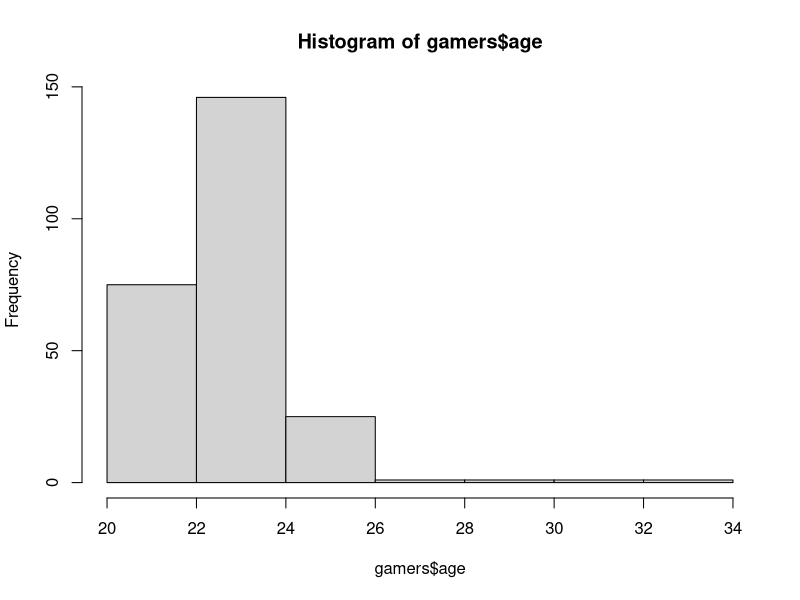
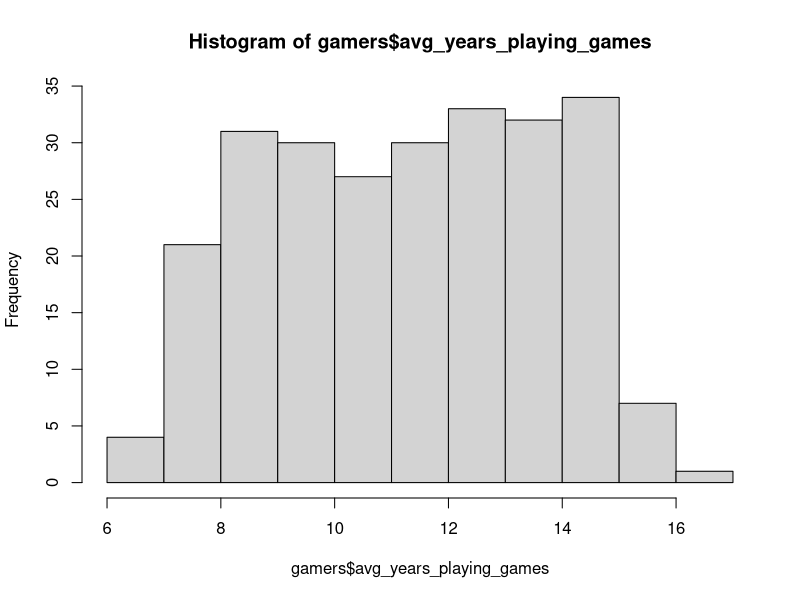
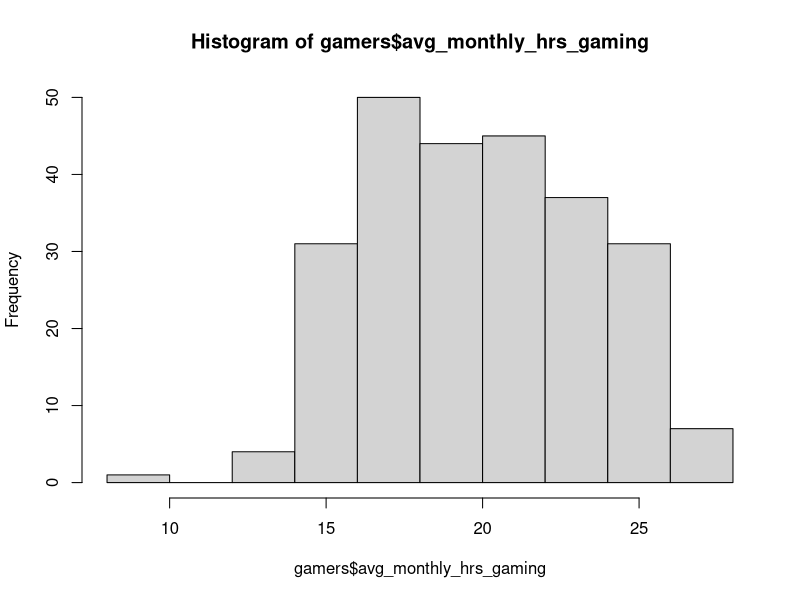
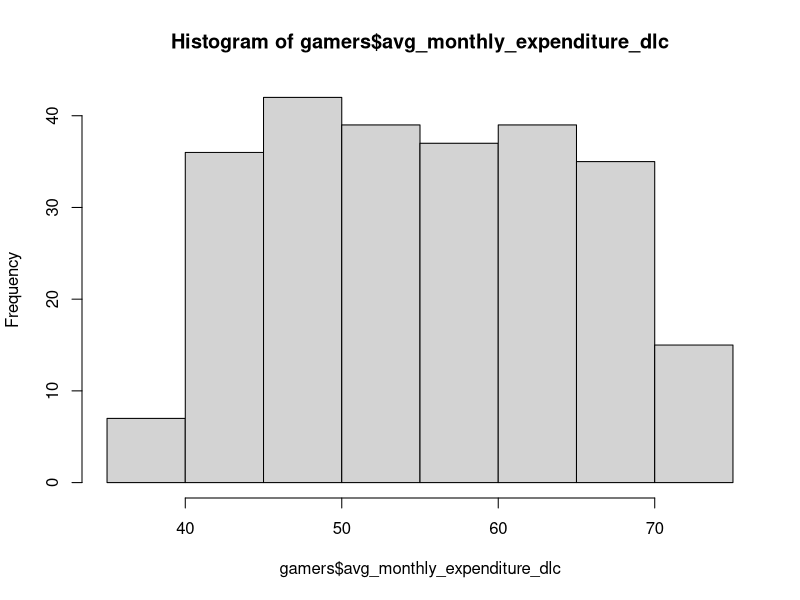
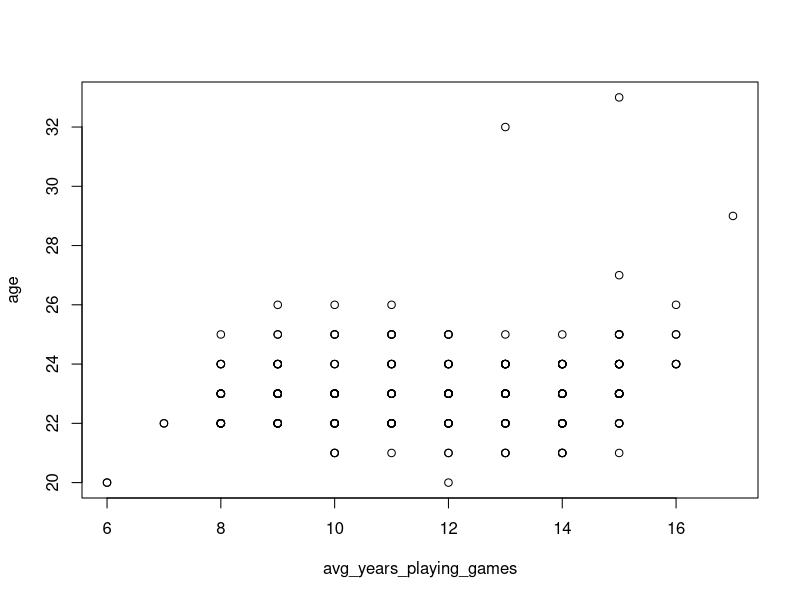
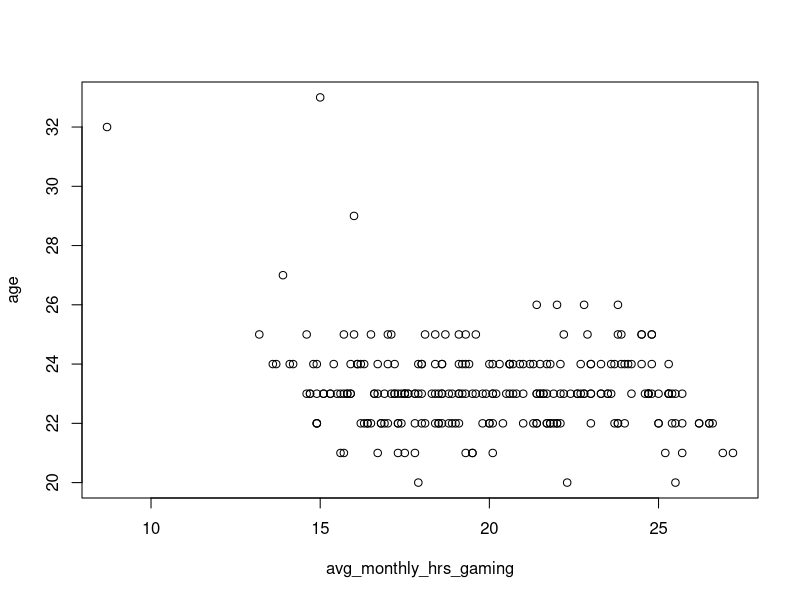
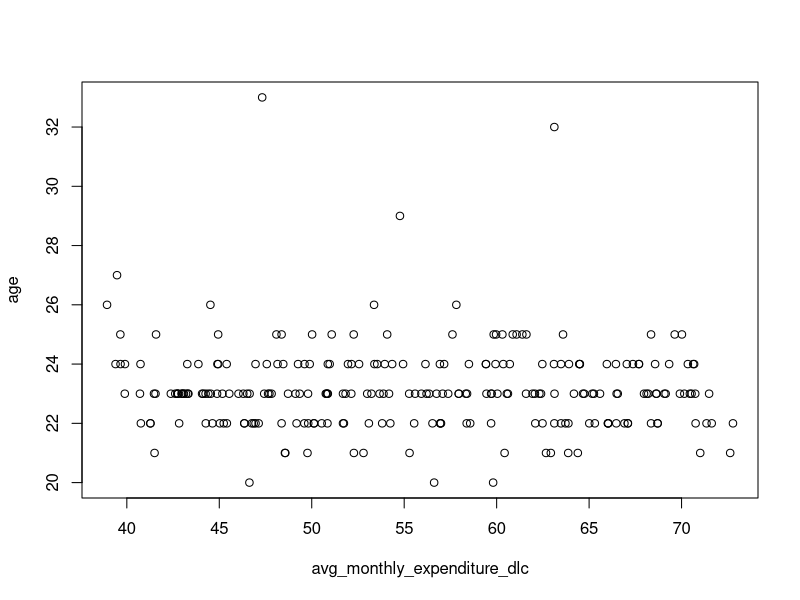
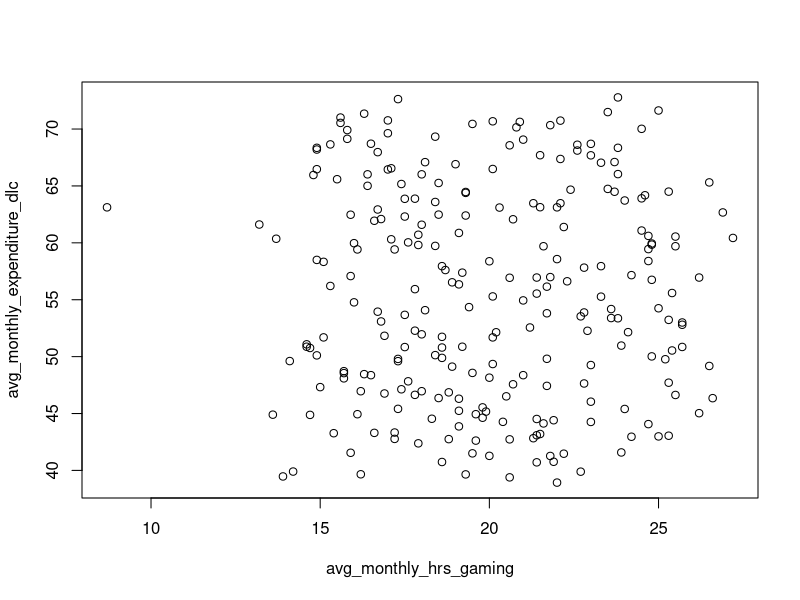

R code for these plots, in order:
## ---- chunk 1

# install
if(!require("tidyr")) install.packages("tidyr")
# install
if(!require("ggplot2")) install.packages("ggplot2")
# install
if(!require("dplyr")) install.packages("dplyr")
# install
if(!require("broom")) install.packages("broom")

if(!require("ggpubr")) install.packages("ggpubr")

# library
library(tidyr)
library(ggplot2)
library(dplyr)
library(broom)

library(ggpubr)



knitr::opts_chunk$set(echo = TRUE)
## ---- chunk 2
# Show available data sets

gamers <- read.csv("amalgamated_game_survey_250_2022.csv")
## attach(gamers) allows use of certain functions without typing data variable every time, eg. mean(age) instead of mean(gamers$age)
attach(gamers)

## ---- chunk 3
# sample(gamers)

summary(gamers)
## ---- chunk 4
hist(gamers$age)

## ---- chunk 5
hist(gamers$avg_years_playing_games)

## ---- chunk 6
hist(gamers$avg_monthly_hrs_gaming)

## ---- chunk 7
hist(gamers$avg_monthly_expenditure_dlc)

## ---- chunk 8
plot(age  ~ avg_years_playing_games, data = gamers)

plot(age ~ avg_monthly_hrs_gaming, data = gamers)


plot(age ~ avg_monthly_expenditure_dlc, data = gamers)

## ---- chunk 9

cor(gamers$avg_monthly_expenditure_dlc, gamers$avg_monthly_hrs_gaming)

## ---- chunk 10
plot(avg_monthly_expenditure_dlc ~ avg_monthly_hrs_gaming, data = gamers)

## ---- chunk 11

gamers.graph <- ggplot(gamers, aes(x=avg_monthly_hrs_gaming, y=avg_monthly_expenditure_dlc, col=gaming_platform))+ geom_point() + geom_smooth(method="lm", col="black")

gamers.graph +
  theme_bw() +
  labs(title = "Survey of Gamer Preferences",
      x = "Average Monthly Hours Gaming",
      y = "Average Monthly Expenditure (DLC)")

## ---- chunk 12
avg_exp.avg_hrs_play.lm <- lm(avg_monthly_expenditure_dlc ~ avg_monthly_hrs_gaming, data = gamers)

summary(avg_exp.avg_hrs_play.lm)

## ---- chunk 13

par(mfrow=c(2,2))
plot(avg_exp.avg_hrs_play.lm)
par(mfrow=c(1,1))

